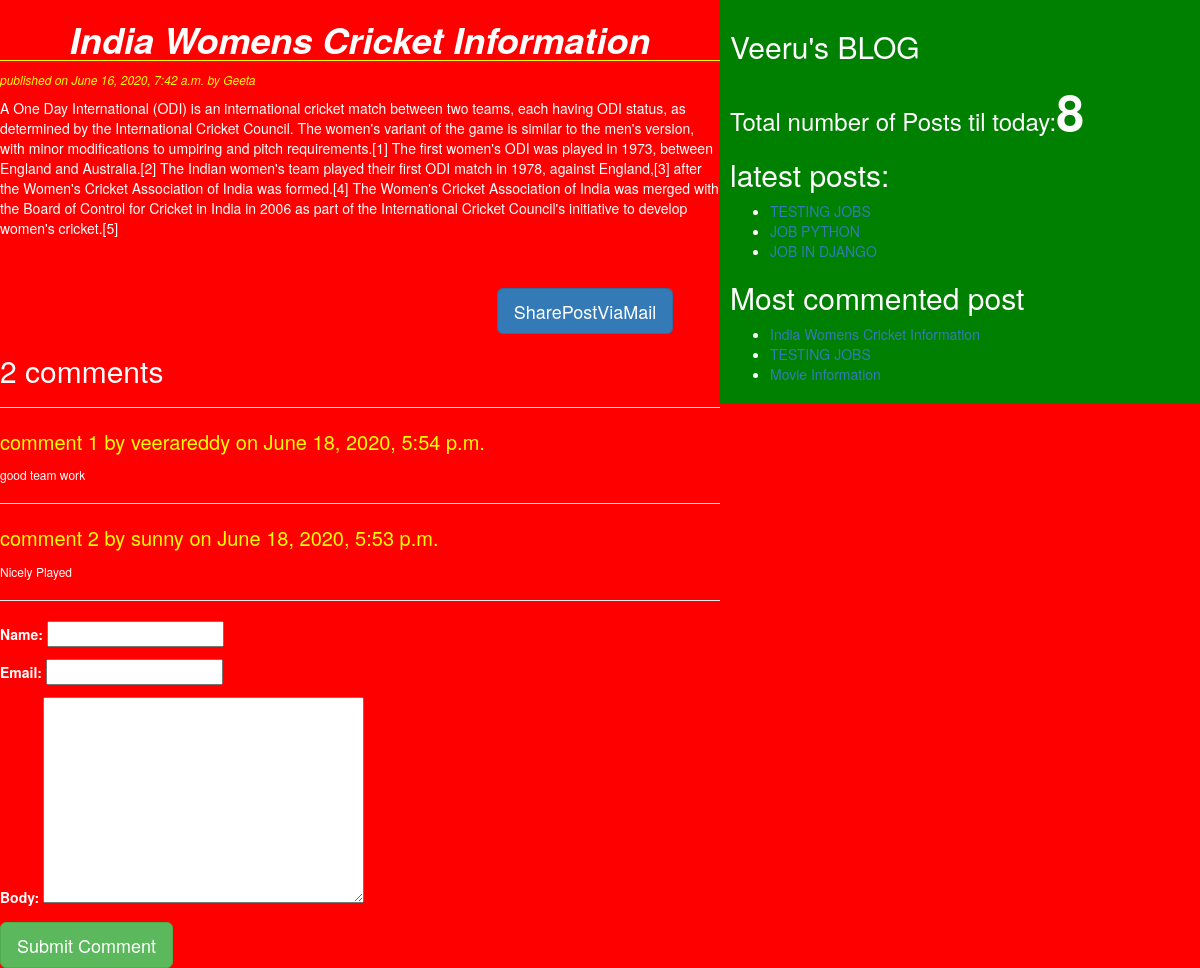
Page /2020/06/16/india-womens-cricket-information/ on the committed database.
### blog/models.py (models this page shows, shortened)
class Post(models.Model):
    STATUS_CHOICES=(('draft','Draft'),('published','Published'))
    title=models.CharField(max_length=256)
    slug=models.SlugField(max_length=264,unique_for_date='publish')
    author=models.ForeignKey(User,on_delete=models.CASCADE,related_name='blog_posts')
    body=models.TextField()
    publish=models.DateTimeField(default=timezone.now)
    created=models.DateTimeField(auto_now_add=True)
    update=models.DateTimeField(auto_now=True)
    status=models.CharField(max_length=10,choices=STATUS_CHOICES,default='draft')
    objects=CoustomManager()
    tags=TaggableManager()
    class Meta:
        ordering=('-publish',)
    def get_absolute_url(self):
        return reverse ('post_detail',args=[self.publish.year,self.publish.strftime('%m'),self.publish.strftime('%d'),self.slug])

class Comment(models.Model):
    post=models.ForeignKey(Post,on_delete=models.CASCADE,related_name='comments')
    name=models.CharField(max_length=64)
    email=models.EmailField()
    body=models.TextField()
    created=models.DateTimeField(auto_now_add=True)
    update=models.DateTimeField(auto_now=True)
    active=models.BooleanField(default=True)
    class Meta:
        ordering=('-created',)

### blog/views.py (the view)
# urls.py: re_path('(?P<year>\d{4})/(?P<month>\d{2})/(?P<day>\d{2})/(?P<post>[-\w]+)/$', views.postdetailsview,name='post_detail'),
def postdetailsview(request,year,month,day,post):
    post=get_object_or_404(Post,slug=post,status='published',publish__year=year,publish__month=month,publish__day=day)
    comments=post.comments.filter(active=True)
    csubmit=False
    if request.method=='POST':
        form=CommentForm(request.POST)
        if form.is_valid():
            new_comment=form.save(commit=False)
            new_comment.post=post
            new_comment.save()
            csubmit=True
    else:
        form=CommentForm()
    return render(request,'blog/post_detail.html',{'post':post,'comments':comments,'csubmit':csubmit,'form':form})

### blog/forms.py
class CommentForm(forms.ModelForm):
    class Meta:
        model=Comment
        fields=('name','email','body')

### blog/models.py (called while the page is built)
    def get_queryset(self):
        return super().get_queryset().filter(status='published')

### blog/templatetags/blog_tags.py (called while the page is built)
@register.simple_tag
def total_posts():
    return Post.objects.count()

@register.inclusion_tag('blog/latest_post123.html')
def show_latest_posts():
    latest_posts=Post.objects.order_by('-publish')[:3]
    return {'latest_posts':latest_posts}

@register.simple_tag
def get_most_commented_posts(count=3):
    return Post.objects.annotate(total_comments=Count('comments')).order_by('-total_comments')[:count]

### templates/blog/post_detail.html (shortened to what this page needs)
<!DOCTYPE html>
{%extends 'blog/base.html'%}
{%block content_block%}
<h1>{{post.title}}</h1>
<p id='date'>published on {{post.publish}} by {{post.author|title}}</p>
{{post.body|linebreaks}}<br><br>
<div class="container" align='center'>
  <a href="/{{post.id}}/share" class="btn btn-primary btn-lg">SharePostViaMail</a>
</div>
{%with comments.count as comments_count%}
<h2>{{comments_count}} comment{{comments_count|pluralize}}</h2>
{%endwith%}<hr>
{%if comments%}
  {%for comment in comments%}
    <p id='ch'>comment {{forloop.counter}} by {{comment.name}} on {{comment.created}}</p>
    <div class="cb">
      {{comment.body|linebreaks}}
    </div>
    <hr>
    {%endfor%}
    {%else%}
      <h2>No comments yet</h2>
{%endif%}
{%if csubmit%}
  <h2>Comment add successfully thanku you</h2>
  {%else%}
  <form  method="post">
    {{form.as_p}}
    <input type="submit" class="btn btn-lg btn-success" value="Submit Comment">
  </form>
{%endif%}
{%endblock%}

### templates/blog/base.html (shortened to what this page needs)
<!DOCTYPE html>
{%load blog_tags%}
{%load static%}
<html lang="en" dir="ltr">
  <head>
    <link rel="stylesheet" href="https://maxcdn.bootstrapcdn.com/bootstrap/3.3.7/css/bootstrap.min.css">
    <link rel="stylesheet" href="{%static 'css/blogdemo.css'%}">
  </head>
  <body>
    <div class="content">
      {%block content_block%}
      {%endblock%}
    </div>
    <div class="sidebar">
      <h2>Veeru's BLOG</h2>
      <h3>Total number of Posts til today:<span id ="pcount">{%total_posts%}</span></h3>
      {%show_latest_posts%}
      <h2>Most commented post</h2>
      {%get_most_commented_posts as most_commented_post%}
      <ul>
        {%for post in most_commented_post%}
        <li><a href="{{post.get_absolute_url}}">{{post.title}}</a></li>
        {%endfor%}
      </ul>
    </div>
  </body>
</html>

### templates/blog/latest_post123.html
<h2>latest posts:</h2>
<ul>
  {%for post in latest_posts%}
  <li><a href="{{post.get_absolute_url}}">{{post.title}}</a></li>
  {%endfor%}
</ul>

### static/css/blogdemo.css (style rules this page uses)
.content { width:60%; float: left; padding: 0,0,0,30px; background: red; color: white; height: 100%; }
.sidebar { width:40%; float: right; padding:10px; background: green; color: white; height: 100%; }
h1 { text-align: center; font-weight: bold; font-style: italic; border-bottom: 1px solid yellow; }
body { background: red; color: white; }
#date { color: yellow; font-size: 12px; font-style: italic; }
#ch { color: yellow; font-size: 20px; border-bottom: 2px,solid,yellow; }
.cb { text-align: justify; font-size: 12px; }
#pcount { font-size: 50px; font-weight: bold; }

### rows in the picture
Post: title "India Womens Cricket Information", publish "June 16, 2020, 7:42 a.m.", author "Geeta", body "A One Day International (ODI) is an international cricket match between two teams, each having ODI status, as determined by the International Cricket Council. The women's variant of the game is similar to the men's version, with minor modifications to umpiring and pitch requirements.[1] The first women's ODI was played in 1973, between England and Australia.[2] The Indian women's team played their first ODI match in 1978, against England,[3] after the Women's Cricket Association of India was formed.[4] The Women's Cricket Association of India was merged with the Board of Control for Cricket in India in 2006 as part of the International Cricket Council's initiative to develop women's…"
Comment: name "veerareddy", created "June 18, 2020, 5:54 p.m.", body "good team work"
Comment: name "sunny", created "June 18, 2020, 5:53 p.m.", body "Nicely Played"
Post: title "TESTING JOBS"
Post: title "JOB PYTHON"
Post: title "JOB IN DJANGO"
Post: title "Movie Information"

### other values in the picture
{{ comments_count }} "2"
